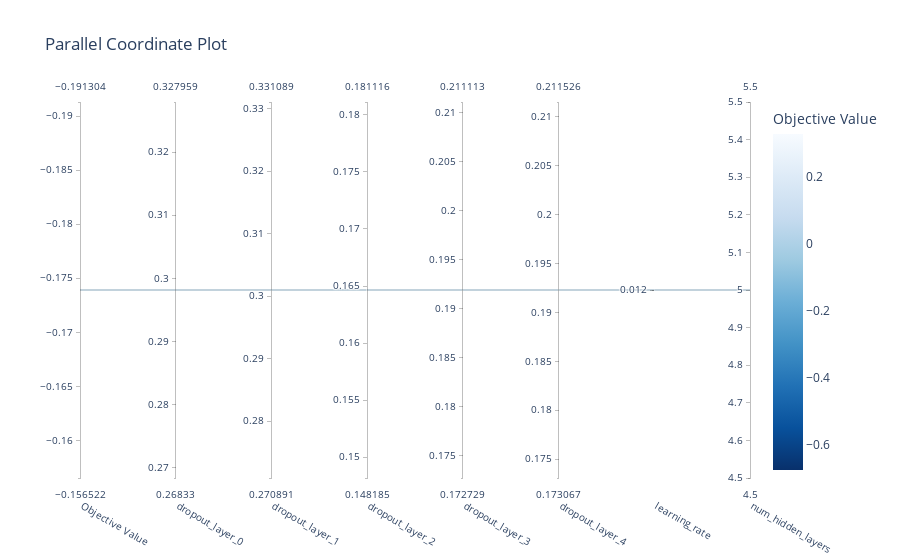

Notebook code for this chart:
### Markdown cell above
#### Histogramme des valeurs d'hyperparamètres

### Code cell
optuna_viz.plot_parallel_coordinate(study)

### Figure 1 — Plotly figure (JSON) as saved in the notebook; plotly's stock layout.template omitted (floating-point values rounded to 4 significant figures)
{"data": [{"dimensions": [{"label": "Objective Value", "range": [-0.1739, -0.1739], "values": [-0.1739]}, {"label": "dropout_layer_0", "range": [0.2981, 0.2981], "values": [0.2981]}, {"label": "dropout_layer_1", "range": [0.301, 0.301], "values": [0.301]}, {"label": "dropout_layer_2", "range": [0.1647, 0.1647], "values": [0.1647]}, {"label": "dropout_layer_3", "range": [0.1919, 0.1919], "values": [0.1919]}, {"label": "dropout_layer_4", "range": [0.1923, 0.1923], "values": [0.1923]}, {"label": "learning_rate", "range": [-1.92, -1.92], "ticktext": ["0.012"], "tickvals": [-1.92], "values": [-1.92]}, {"label": "num_hidden_layers", "range": [5, 5], "values": [5]}], "labelangle": 30, "labelside": "bottom", "line": {"color": [-0.1739], "colorbar": {"title": {"text": "Objective Value"}}, "colorscale": [[0, "rgb(247,251,255)"], [0.125, "rgb(222,235,247)"], [0.25, "rgb(198,219,239)"], [0.375, "rgb(158,202,225)"], [0.5, "rgb(107,174,214)"], [0.625, "rgb(66,146,198)"], [0.75, "rgb(33,113,181)"], [0.875, "rgb(8,81,156)"], [1, "rgb(8,48,107)"]], "reversescale": true, "showscale": true}, "type": "parcoords"}], "layout": {"title": {"text": "Parallel Coordinate Plot"}}}
